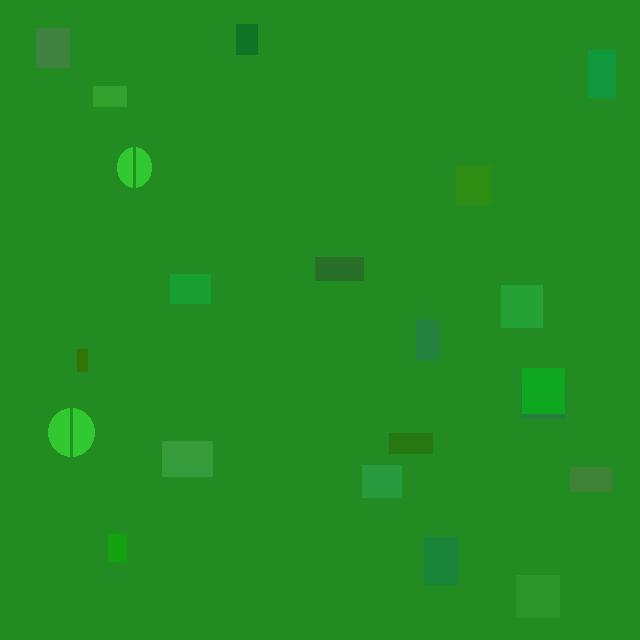
#> input picture simple_dataset/train/images/crop_0002.jpg, 640 x 640 px, given in place of the camera
$ python desktop_capture.py   (older library calls are emulated)
#> lines starting #> are read from the running program, lines starting #| are printed output that depends on the picture; after the words box and inside, x2 and y2 are one past the last pixel; in counts of white or black regions, pixels touching at a corner belong together
### inference/blur_detector.py
"""
Blur Detection Module using Laplacian Variance
Fast on-device blur detection without external APIs
"""

import numpy as np
from pathlib import Path
import argparse

try:
    import cv2
    CV2_AVAILABLE = True
except ImportError:
    CV2_AVAILABLE = False
    print("Warning: OpenCV not available, using PIL fallback")


class BlurDetector:
    """
    Real-time blur detection using Laplacian variance method.
    Fast enough for real-time mobile inference (~2ms per frame).
    """

    def __init__(self, threshold=100.0, warning_threshold=150.0):
        """
        Args:
            threshold: Minimum blur score (below = rejected)
            warning_threshold: Warning threshold (below = warning shown)
        """
        self.threshold = threshold
        self.warning_threshold = warning_threshold

    # [145 lines left out: functions detect, detect_from_file, get_message, main, not called in this run]


# [2 lines that do not run on import are left out]

### inference/light_detector.py
"""
Lighting Quality Detector
Detects dark, overexposed, or acceptable lighting conditions
No external APIs - pure OpenCV histogram analysis
"""

import cv2
import numpy as np
from pathlib import Path
import argparse


class LightingDetector:
    """
    Real-time lighting quality detector using histogram analysis.
    Classifies images as: dark, ok, overexposed
    """

    def __init__(self, dark_threshold=40, overexposed_threshold=220):
        """
        Args:
            dark_threshold: Mean brightness below this = dark
            overexposed_threshold: Mean brightness above this = overexposed
        """
        self.dark_threshold = dark_threshold
        self.overexposed_threshold = overexposed_threshold

    # [179 lines left out: functions detect, detect_from_file, get_message, get_detailed_feedback, main, not called in this run]


# [2 lines that do not run on import are left out]

### camera_app/desktop_capture.py
"""
Desktop Camera Capture with Real-time Guidance
Complete smart capture system with all quality checks
"""

import cv2
import numpy as np
import sys
from pathlib import Path
from datetime import datetime
import json

# Add parent directory to path for imports
sys.path.append(str(Path(__file__).parent.parent))

from inference.blur_detector import BlurDetector
from inference.light_detector import LightingDetector
try:
    from inference.object_detector import ObjectDetector
    from inference.distance_estimator import DistanceEstimator
    DETECTION_AVAILABLE = True
except ImportError:
    DETECTION_AVAILABLE = False
    print("⚠️ Object detection not available. Run: pip install ultralytics")


class SmartCaptureApp:
    """
    Complete camera capture application with real-time guidance.
    Features:
    - Real-time blur detection
    - Lighting quality check
    - Object detection & bounding boxes
    - Distance estimation
    - Multi-angle capture guidance
    - Visual overlay & feedback
    """

    def __init__(self, model_path=None, calibration_file=None):
        """
        Initialize capture app.

        Args:
            model_path: Path to trained YOLO model (optional)
            calibration_file: Path to distance calibration file (optional)
        """
        # Initialize detectors
        self.blur_detector = BlurDetector(threshold=100, warning_threshold=150)
        self.light_detector = LightingDetector(dark_threshold=40, overexposed_threshold=220)

        # Initialize object detector if available
        self.detector = None
        self.distance_estimator = None

        if DETECTION_AVAILABLE and model_path and Path(model_path).exists():
            try:
                self.detector = ObjectDetector(model_path)
                from inference.distance_estimator import DistanceEstimator
                self.distance_estimator = DistanceEstimator(calibration_file)
                print("✅ Object detection enabled")
            except Exception as e:
                print(f"⚠️ Object detection failed: {e}")

        # Capture settings
        self.capture_mode = 'single'  # or 'multi-angle'
        self.multi_angle_captures = []
        self.max_multi_captures = 3

        # UI settings
        self.show_guidance = True
        self.show_overlay = True
        self.inference_fps = 5  # Run inference every N frames
        self.frame_count = 0

        # Cache for last results
        self.last_blur_result = None
        self.last_light_result = None
        self.last_detection = None

        # Colors
        self.COLOR_GREEN = (0, 255, 0)
        self.COLOR_YELLOW = (0, 255, 255)
        self.COLOR_RED = (0, 0, 255)
        self.COLOR_WHITE = (255, 255, 255)

    def run(self, camera_id=0, save_dir='captures'):
        """
        Start camera capture loop.

        Args:
            camera_id: Camera device ID
            save_dir: Directory to save captured images
        """
#> called with camera_id = 0, save_dir = 'captures'
        # Create save directory
        save_path = Path(save_dir)
        save_path.mkdir(exist_ok=True)

        # Open camera
        cap = cv2.VideoCapture(camera_id)
        if not cap.isOpened():
            print("❌ Cannot open camera")
            return

        # Set resolution
        cap.set(cv2.CAP_PROP_FRAME_WIDTH, 1280)
        cap.set(cv2.CAP_PROP_FRAME_HEIGHT, 720)

        print("\n🎥 Camera opened successfully")
        print("\n📋 Controls:")
        print("  SPACE - Capture image")
        print("  M     - Toggle multi-angle mode")
        print("  G     - Toggle guidance overlay")
        print("  Q/ESC - Quit")
        print("\nPress SPACE to capture when all checks pass ✓")

        while True:
            ret, frame = cap.read()
#> frame is the input picture: shape (640, 640, 3); mean B, G, R 34.8, 139.7, 34.3
            if not ret:
                print("❌ Failed to read frame")
                break

            self.frame_count += 1

            # Run inference at reduced rate
            if self.frame_count % self.inference_fps == 0:
                self._update_analysis(frame)

            # Draw overlay
            display_frame = self._draw_overlay(frame.copy())

            # Show frame
            cv2.imshow('PMFBY Smart Capture', display_frame)

            # Handle key press
            key = cv2.waitKey(1) & 0xFF

            if key == ord('q') or key == 27:  # Q or ESC
                break

            elif key == ord(' '):  # SPACE - capture
                self._capture_image(frame, save_path)

            elif key == ord('m'):  # M - toggle multi-angle
                self.capture_mode = 'multi-angle' if self.capture_mode == 'single' else 'single'
                print(f"\n📷 Mode: {self.capture_mode}")

            elif key == ord('g'):  # G - toggle guidance
                self.show_guidance = not self.show_guidance
                print(f"\n👁️ Guidance: {'ON' if self.show_guidance else 'OFF'}")

        # Cleanup
        cap.release()
        cv2.destroyAllWindows()
        print("\n✅ Camera closed")

    # [18 lines left out: function _update_analysis, not called in this run]

    def _draw_overlay(self, frame):
        """Draw guidance overlay on frame."""
        h, w = frame.shape[:2]

        if not self.show_guidance:
            return frame

        # Draw center crosshair
        center_x, center_y = w // 2, h // 2
        cv2.line(frame, (center_x - 20, center_y), (center_x + 20, center_y),
                self.COLOR_WHITE, 1)
        cv2.line(frame, (center_x, center_y - 20), (center_x, center_y + 20),
                self.COLOR_WHITE, 1)
#> frame: shape (640, 640, 3); mean B, G, R 34.8, 139.7, 34.4

        # Draw bounding box guidance
        margin = 100
        guide_rect = (margin, margin, w - margin, h - margin)
        cv2.rectangle(frame, (guide_rect[0], guide_rect[1]),
                     (guide_rect[2], guide_rect[3]), self.COLOR_YELLOW, 2)
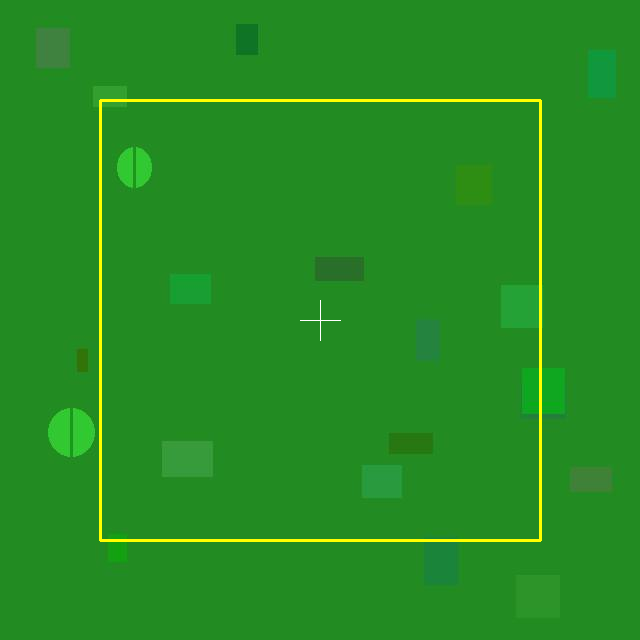
#> frame: shape (640, 640, 3); mean B, G, R 34.4, 141.2, 37.2

        # Draw detected object box
        if self.last_detection:
            box = self.last_detection['box']
            xmin, ymin, xmax, ymax = map(int, box)

            # Determine box color based on position
            box_center_x = (xmin + xmax) // 2
            box_center_y = (ymin + ymax) // 2

            offset_x = abs(box_center_x - center_x)
            offset_y = abs(box_center_y - center_y)

            # Color based on alignment
            if offset_x < 50 and offset_y < 50:
                box_color = self.COLOR_GREEN
            elif offset_x < 100 and offset_y < 100:
                box_color = self.COLOR_YELLOW
            else:
                box_color = self.COLOR_RED

            cv2.rectangle(frame, (xmin, ymin), (xmax, ymax), box_color, 3)

            # Draw label
            label = f"{self.last_detection['class_name']} {self.last_detection['confidence']:.2f}"
            cv2.putText(frame, label, (xmin, ymin - 10),
                       cv2.FONT_HERSHEY_SIMPLEX, 0.6, box_color, 2)

        # Draw status panel
        self._draw_status_panel(frame)

        return frame

    def _draw_status_panel(self, frame):
        """Draw status information panel."""
        h, w = frame.shape[:2]
        panel_h = 200
        panel_y = h - panel_h

        # Semi-transparent background
        overlay = frame.copy()
        cv2.rectangle(overlay, (0, panel_y), (w, h), (0, 0, 0), -1)
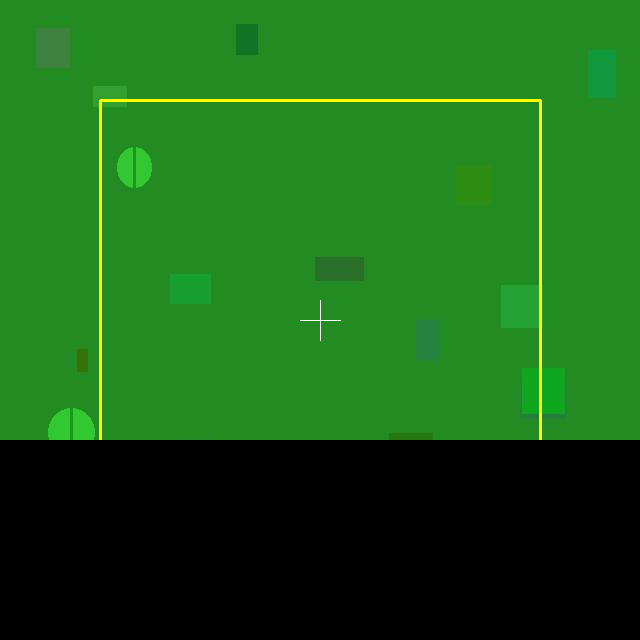
#> overlay: shape (640, 640, 3); mean B, G, R 23.6, 97, 25.3
        cv2.addWeighted(overlay, 0.6, frame, 0.4, 0, frame)
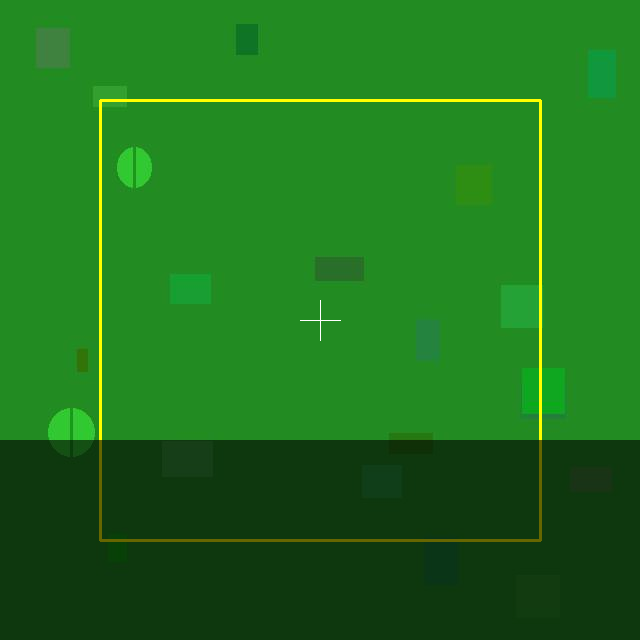
#> frame: shape (640, 640, 3); mean B, G, R 28, 114.8, 30.2

        y_offset = panel_y + 30
        x_offset = 20

        # Check results and display
        all_pass = True

        # 1. Blur check
        if self.last_blur_result:
            blur_status = self.last_blur_result['status']
            blur_text = f"Blur: {self.last_blur_result['blur_score']:.1f}"

            if blur_status == 'sharp':
                blur_color = self.COLOR_GREEN
                blur_icon = "✓"
            elif blur_status == 'warning':
                blur_color = self.COLOR_YELLOW
                blur_icon = "⚠"
                all_pass = False
            else:
                blur_color = self.COLOR_RED
                blur_icon = "✗"
                all_pass = False

            cv2.putText(frame, f"{blur_icon} {blur_text}",
                       (x_offset, y_offset), cv2.FONT_HERSHEY_SIMPLEX,
                       0.6, blur_color, 2)
            y_offset += 30

        # 2. Lighting check
        if self.last_light_result:
            light_status = self.last_light_result['status']
            light_text = f"Light: {self.last_light_result['mean_brightness']:.1f}"

            if light_status == 'ok':
                light_color = self.COLOR_GREEN
                light_icon = "✓"
            else:
                light_color = self.COLOR_RED
                light_icon = "✗"
                all_pass = False

            cv2.putText(frame, f"{light_icon} {light_text}",
                       (x_offset, y_offset), cv2.FONT_HERSHEY_SIMPLEX,
                       0.6, light_color, 2)
            y_offset += 30

        # 3. Detection check
        if self.detector:
            if self.last_detection:
                detect_text = f"Object: {self.last_detection['class_name']}"
                detect_color = self.COLOR_GREEN
                detect_icon = "✓"
            else:
                detect_text = "Object: Not detected"
                detect_color = self.COLOR_RED
                detect_icon = "✗"
                all_pass = False

            cv2.putText(frame, f"{detect_icon} {detect_text}",
                       (x_offset, y_offset), cv2.FONT_HERSHEY_SIMPLEX,
                       0.6, detect_color, 2)
            y_offset += 30

        # 4. Distance check (if available)
        if self.distance_estimator and self.last_detection:
            dist_result = self.distance_estimator.estimate(self.last_detection['box'])
            dist_text = f"Distance: {dist_result['distance_m']:.2f}m"

            if dist_result['is_in_range']:
                dist_color = self.COLOR_GREEN
                dist_icon = "✓"
            else:
                dist_color = self.COLOR_YELLOW
                dist_icon = "⚠"
                all_pass = False

            cv2.putText(frame, f"{dist_icon} {dist_text}",
                       (x_offset, y_offset), cv2.FONT_HERSHEY_SIMPLEX,
                       0.6, dist_color, 2)
            y_offset += 30

        # 5. Multi-angle status
        if self.capture_mode == 'multi-angle':
            multi_text = f"Captures: {len(self.multi_angle_captures)}/{self.max_multi_captures}"
            cv2.putText(frame, multi_text,
                       (x_offset, y_offset), cv2.FONT_HERSHEY_SIMPLEX,
                       0.6, self.COLOR_WHITE, 2)
            y_offset += 30

        # Overall status
        if all_pass:
            status_text = "READY TO CAPTURE ✓"
            status_color = self.COLOR_GREEN
        else:
            status_text = "ADJUST POSITION ⚠"
            status_color = self.COLOR_YELLOW

        cv2.putText(frame, status_text,
                   (w // 2 - 150, panel_y - 10),
                   cv2.FONT_HERSHEY_SIMPLEX, 0.8, status_color, 2)
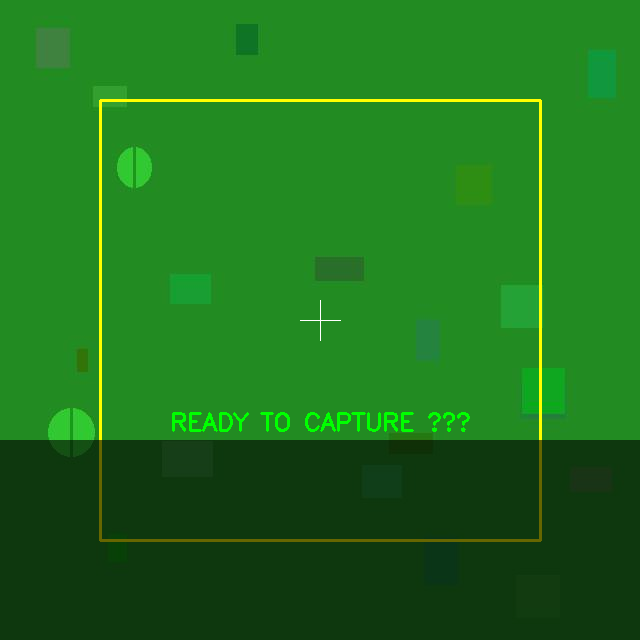
#> frame: shape (640, 640, 3); 0.5% of pixels changed, all inside (x1, y1, x2, y2) = (172, 412, 470, 432)

    # [47 lines left out: function _capture_image, not called in this run]


def main():
    """Main entry point."""
    import argparse

    parser = argparse.ArgumentParser(description='PMFBY Smart Capture Desktop App')
    parser.add_argument('--camera', type=int, default=0, help='Camera device ID')
    parser.add_argument('--model', type=str, help='Path to trained YOLO model')
    parser.add_argument('--calibration', type=str, help='Distance calibration file')
    parser.add_argument('--save-dir', type=str, default='captures', help='Save directory')

    args = parser.parse_args()

    # Create app
    app = SmartCaptureApp(
        model_path=args.model,
        calibration_file=args.calibration
    )

    # Run
    try:
        app.run(camera_id=args.camera, save_dir=args.save_dir)
#> (key q is pressed here)
    except KeyboardInterrupt:
        print("\n\n⚠️ Interrupted by user")
    except Exception as e:
        print(f"\n❌ Error: {e}")
        import traceback
        traceback.print_exc()


if __name__ == '__main__':
    main()

$ run again, on simple_dataset/train/images/crop_0003.jpg
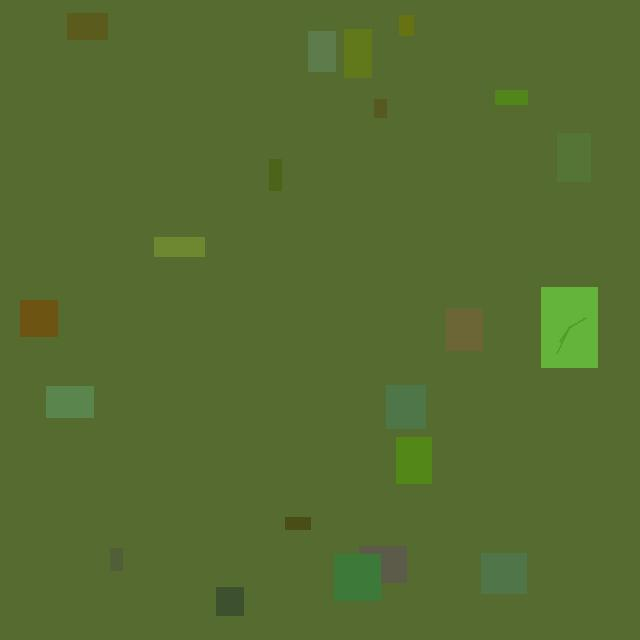
#> input picture simple_dataset/train/images/crop_0003.jpg, 640 x 640 px, given in place of the camera
#> in run, frame is the input picture: shape (640, 640, 3); mean B, G, R 48.3, 108.2, 86.2
#> in _draw_status_panel, `cv2.rectangle(overlay, (0, panel_y), (w, h), (0, 0, 0), -1)`:
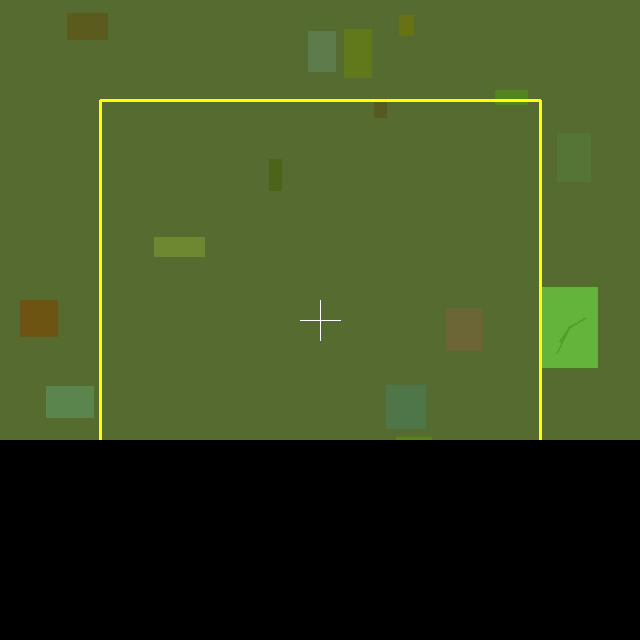
#> overlay: shape (640, 640, 3); mean B, G, R 32.8, 75.8, 60.9
#> in _draw_status_panel, `cv2.putText(frame, status_text, (w // 2 - 150, panel_y - 10), cv2.FONT..`:
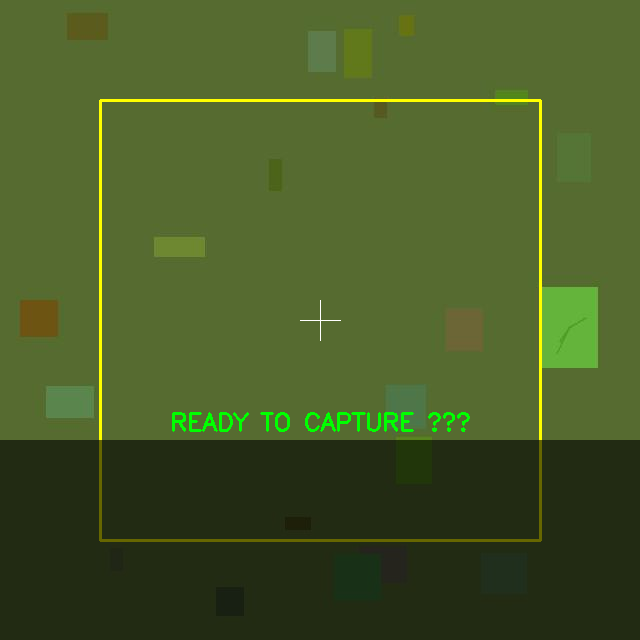
#> frame: shape (640, 640, 3); mean B, G, R 38.4, 90.3, 71.4

$ run again, on simple_dataset/train/images/crop_0004.jpg
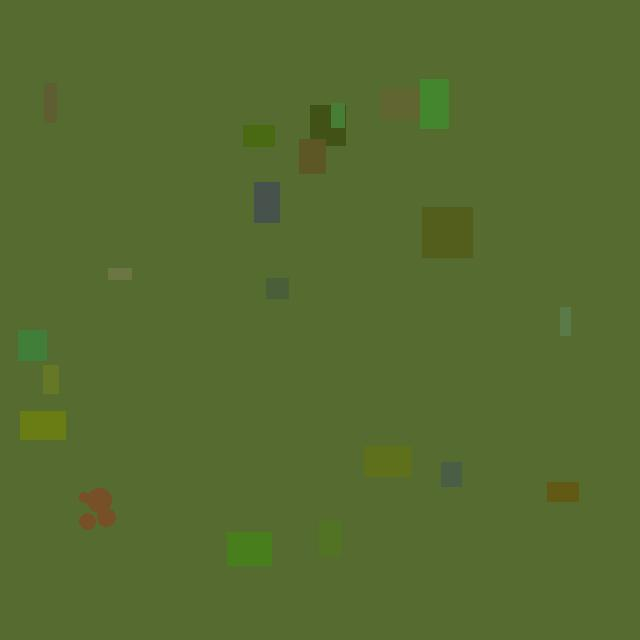
#> input picture simple_dataset/train/images/crop_0004.jpg, 640 x 640 px, given in place of the camera
#> in run, frame is the input picture: shape (640, 640, 3); mean B, G, R 47.5, 106.9, 85.9
#> in _draw_status_panel, `cv2.rectangle(overlay, (0, panel_y), (w, h), (0, 0, 0), -1)`:
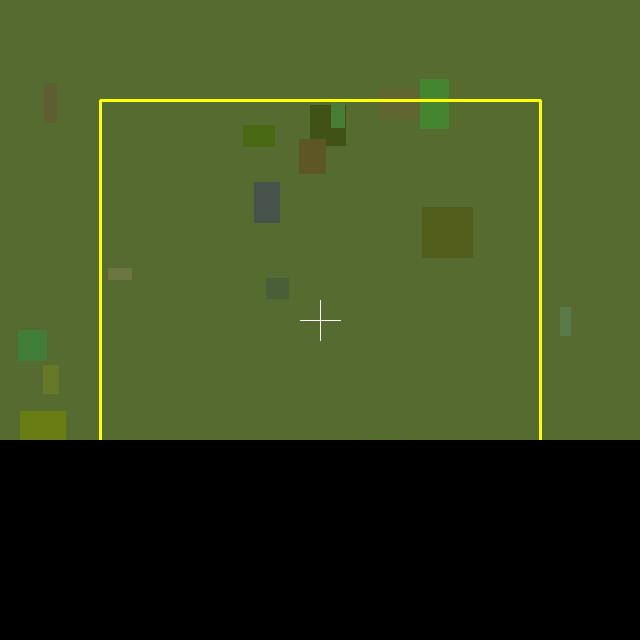
#> overlay: shape (640, 640, 3); mean B, G, R 32.4, 74.7, 60.4
#> in _draw_status_panel, `cv2.putText(frame, status_text, (w // 2 - 150, panel_y - 10), cv2.FONT..`:
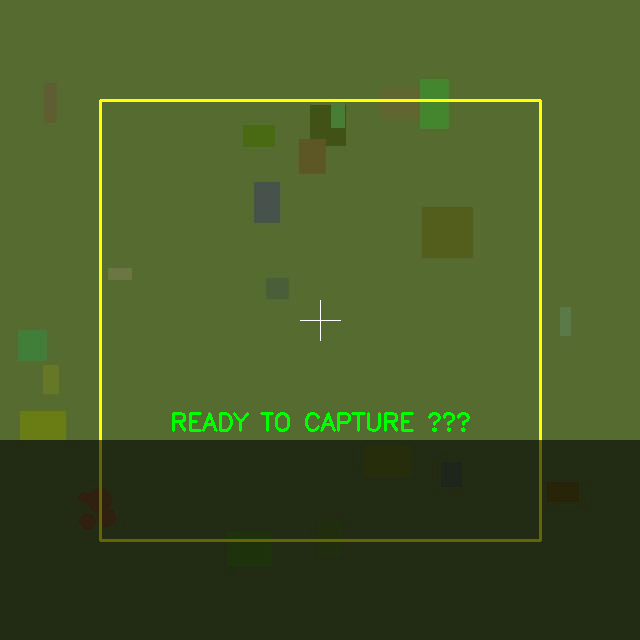
#> frame: shape (640, 640, 3); mean B, G, R 37.9, 89.2, 71
